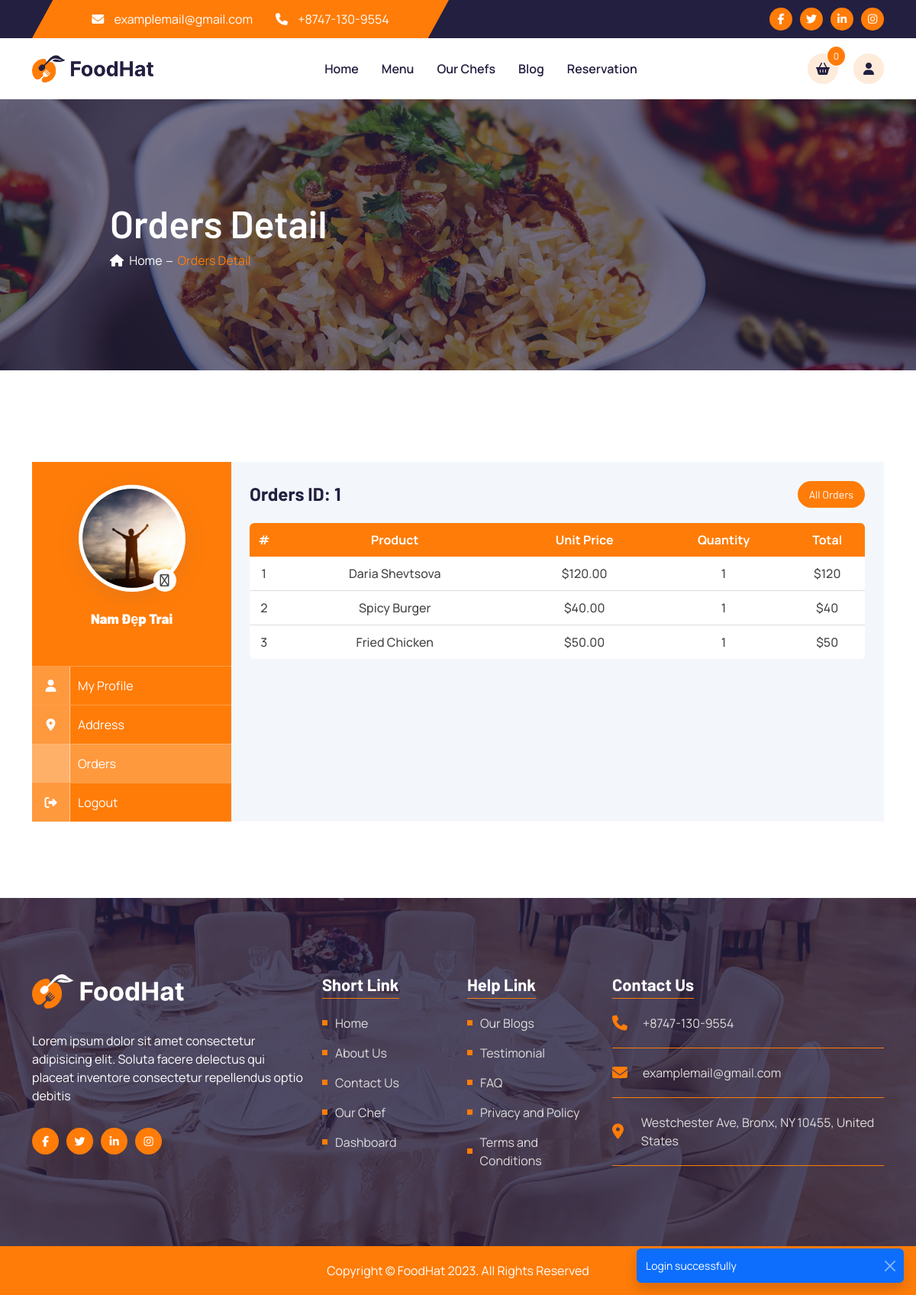
The app's page /orders/detail/1 (signed in) with its own data.
### tables this page shows
CREATE TABLE `order_items` (
  `id` int(11) NOT NULL,
  `order_id` int(11) NOT NULL,
  `product_id` int(11) NOT NULL,
  `price` decimal(10,2) NOT NULL,
  `quantity` int(11) NOT NULL
);

CREATE TABLE `products` (
  `id` int(11) NOT NULL,
  `thumbnail` text NOT NULL,
  `name` text NOT NULL,
  `category_id` int(11) DEFAULT NULL,
  `price` decimal(10,2) NOT NULL,
  `offer` decimal(10,2) DEFAULT NULL,
  `active` tinyint(1) DEFAULT 1
);

### src/core/Controller.php (called while the page is built, shortened)
<?php
class Controller
{
  protected function view($display, $data = [])
  {
    require getcwd() . "/src/views/layouts/{$display['layout']}.php";
  }
}

### src/controllers/client/orders.php (called while the page is built, shortened)
<?php
class client_Orders extends Controller
{
  public function detail($id)
  {
    $orderItemsModel = $this->model('Order_Items');
    $res = $orderItemsModel->selectByOrderId($id);
    $orderItems = $res['data'];
    $this->view(
      [
        'title' => 'Orders Detail',
        'layout' => 'client',
        'component' => ['breadcrumb', 'dashboard'],
        'page' => 'client/orders/detail',
      ],
      [
        'order_id' => $id,
        'orderItems' => $orderItems,
      ]
    );
  }
}

### src/core/Router.php (called while the page is built, shortened)
<?php
class Router
{
  protected $folder = 'client';
  protected $method = 'index';
  protected $params = [];
  public function __construct()
  {
    $cwd = getcwd();
    $url = parseUrl();
    $i = 0;
    if (isset($url[$i]) && file_exists("$cwd/src/controllers/$this->folder/{$url[$i]}.php")) {
      unset($url[$i++]);
    }
    $this->controller = new $controller();
    if (isset($url[$i]) && method_exists($this->controller, $url[$i])) {
      $this->method = $url[$i];
      unset($url[$i++]);
    }
    if (!empty($url)) {
      $this->params = array_values($url);
    }
    try {
      call_user_func_array([$this->controller, $this->method], $this->params);
    } catch (ArgumentCountError $e) {
      redirect('/');
    }
  }
}

### index.php (called while the page is built, shortened)
<?php
new Router();

### src/core/Database.php (called while the page is built, shortened)
<?php
class Database
{
  private $servername = "localhost";
  private $username = "root";
  private $password = "";
  private $dbname = "foodhat";
  public function __construct()
  {
    $this->conn = new mysqli($this->servername, $this->username, $this->password, $this->dbname);
  }
}

### src/models/order_items.php (called while the page is built, shortened)
<?php
class models_Order_Items extends Database
{
  public function selectByOrderId($id)
  {
    $sql = "SELECT order_items.*, products.name AS product_name FROM order_items JOIN products ON order_items.product_id = products.id WHERE order_id = $id";
    try {
      $res = $this->conn->query($sql);
      return [
        'status' => true,
        'data' => $res->fetch_all(MYSQLI_ASSOC)
      ];
    } catch (Throwable $th) {
      return [
        'status' => false,
        'message' => $th->getMessage()
      ];
    }
  }
}

### src/views/pages/client/orders/detail/index.php (the view)
<div class='orders user-dashboard'>
  <h3> Orders ID: <?= $data['order_id'] ?><a class="btn" href="/orders#dashboard">All Orders</a></h3>
  <div class='orders__responsive'>
    <table class='orders__table'>
      <thead>
        <tr>
          <th>#</th>
          <th>Product</th>
          <th>Unit Price</th>
          <th>Quantity</th>
          <th>Total</th>
        </tr>
      </thead>
      <tbody>
        <?php foreach ($data['orderItems'] as $item) { ?>
          <tr>
            <td><?= $item['id'] ?></td>
            <td><?= $item['product_name'] ?></td>
            <td>$<?= $item['price'] ?></td>
            <td><?= $item['quantity'] ?></td>
            <td>$<?= $item['price'] * $item['quantity'] ?></td>
          </tr>
        <?php } ?>
      </tbody>
    </table>
  </div>
</div>

### src/views/layouts/css/style.css (style rules this page uses)
:root { --ff-paragraph: 'Manrope', sans-serif; --ff-heading: 'Barlow', sans-serif; --ff-cursive: 'Oleo Script', cursive; --clr-primary: #ff7c08; --clr-secondary: #231f40; --clr-paragraph: #484747; --clr-red: #eb0029; --clr-white: #fff; --height-topbar: 50px; --height-header: 80px; --box-shadow: 0px 7px 29px 0px rgba(100, 100, 111, 0.15); scroll-behavior: unset; scroll-padding-top: 120px; }
*, *::before, *::after { margin: 0; padding: 0; box-sizing: border-box; }
a { text-decoration: none; }
html { overflow-x: hidden; }
body { color: var(--clr-paragraph); font-family: var(--ff-paragraph); padding: 0 !important; }
h1, h2, h3, h4, h5, h6 { margin: 0; padding: 0; font-family: var(--ff-heading); color: var(--clr-secondary); }
p, a, span { font-size: 16px; font-weight: 400; margin: 0; color: var(--clr-paragraph); }
.btn { background-color: var(--clr-primary); border-radius: 999px; color: var(--clr-white); transition: 0.3s linear; }
.user-dashboard h3 { font-weight: 700; font-size: 24px; color: var(--clr-secondary); display: flex; justify-content: space-between; align-items: center; margin-bottom: 20px; }
.user-dashboard h3 span, .user-dashboard h3 a { padding: 6px 14px; font-size: 14px; cursor: pointer; }

### records on screen
order_items: id "1", product.name "Daria Shevtsova", price "120.00", quantity "1", $item['price'] * $item['quantity'] "120"
order_items: id "2", product.name "Spicy Burger", price "40.00", quantity "1", $item['price'] * $item['quantity'] "40"
order_items: id "3", product.name "Fried Chicken", price "50.00", quantity "1", $item['price'] * $item['quantity'] "50"

### other values on screen
$_SESSION['toast'] "Login successfully"
$data['title'] "Orders Detail"
$name "Nam Đẹp Trai"
$data['order_id'] "1"
